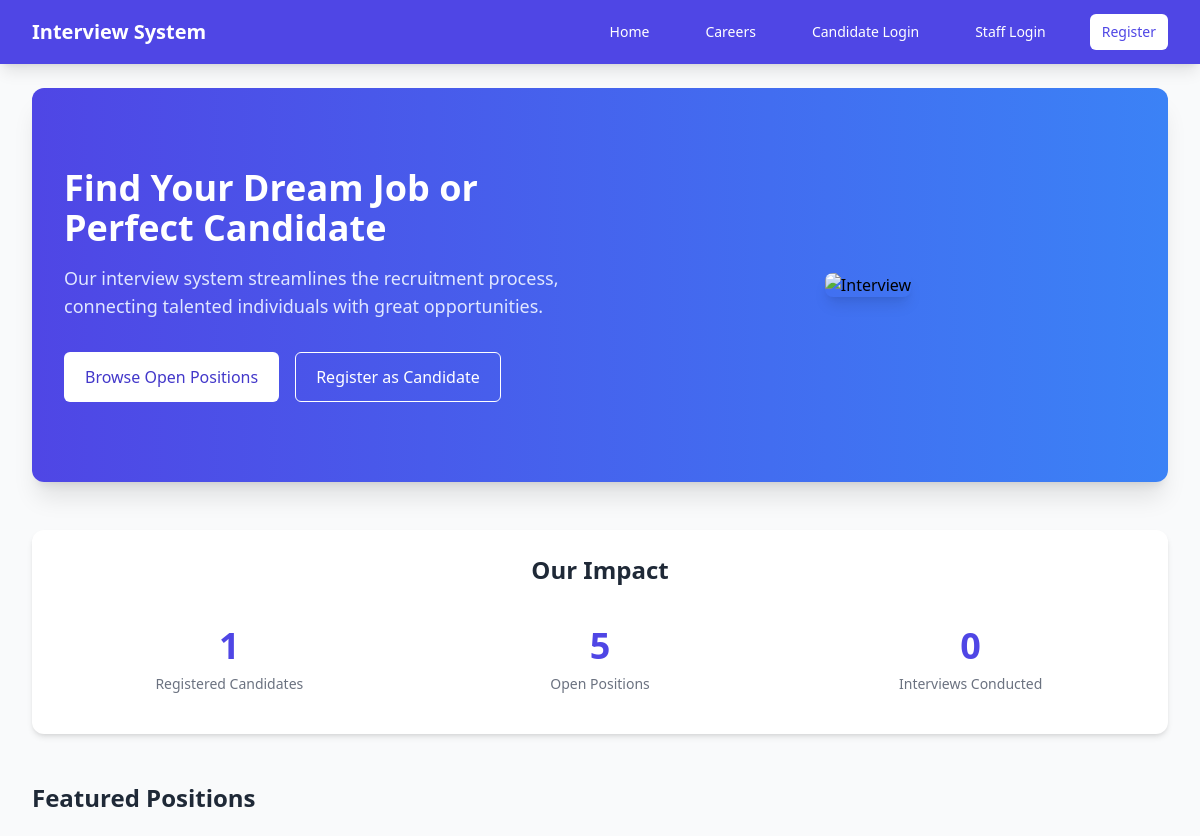
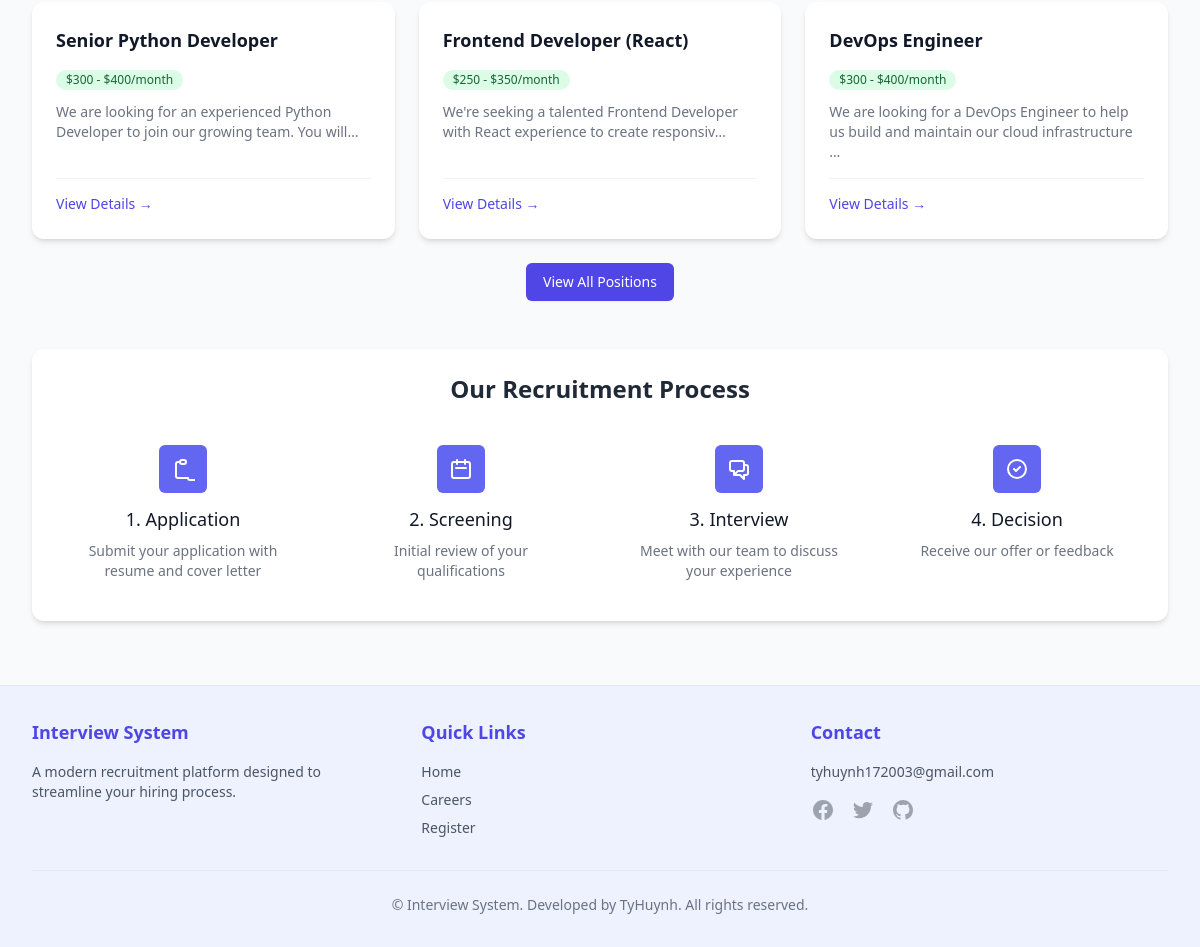
The page / on the database its author committed (2 pictures, top to bottom).
### recruitment/models.py (models this page shows, shortened)
class Position(models.Model):
    title = models.CharField(max_length=100)
    description = models.TextField()
    requirements = models.TextField()
    salary_range = models.CharField(max_length=100, blank=True, null=True)  # Thêm trường lương
    department = models.CharField(max_length=100, blank=True, null=True)  # Thêm phòng ban
    is_active = models.BooleanField(default=True)
    EMPLOYMENT_TYPES = [
        ('full_time', 'Full-time'),
        ('part_time', 'Part-time'),
        ('contract', 'Contract'),
        ('temporary', 'Temporary'),
        ('internship', 'Internship'),
        ('remote', 'Remote'),
    ]
    employment_type = models.CharField(
        max_length=20,
        choices=EMPLOYMENT_TYPES,
        default='full_time',
        verbose_name='Employment Type'
    )

### recruitment/views.py (the view)
# urls.py: 2. Add a URL to urlpatterns:  path('', views.home, name='home')
def home(request):
    upcoming_interviews = Interview.objects.filter(
        scheduled_date__gte=timezone.now(),
        status='scheduled'
    ).order_by('scheduled_date')[:5]
    open_positions = Position.objects.filter(is_active=True)
    candidates_count = Candidate.objects.count()
    interviews_count = Interview.objects.count()
    open_positions_count = open_positions.count()
    context = {
        'upcoming_interviews': upcoming_interviews,
        'open_positions': open_positions,
        'candidates_count': candidates_count,
        'interviews_count': interviews_count,
        'open_positions_count': open_positions_count,
    }
    return render(request, 'recruitment/home.html', context)

### templates/recruitment/home.html (shortened to what this page needs)
{% extends 'base.html' %}
{% block content %}
<div class="bg-gradient-to-r from-indigo-600 to-blue-500 rounded-xl shadow-xl overflow-hidden">
    <div class="max-w-7xl mx-auto px-4 sm:px-6 lg:px-8 py-12 md:py-20">
        <div class="md:flex md:items-center md:justify-between">
            <div class="md:w-1/2 mb-8 md:mb-0">
                <h1 class="text-3xl md:text-4xl font-extrabold text-white leading-tight">
                    Find Your Dream Job or Perfect Candidate
                </h1>
                <p class="mt-4 text-lg text-indigo-100 max-w-3xl">
                    Our interview system streamlines the recruitment process, connecting talented individuals with great opportunities.
                </p>
                <div class="mt-8 flex flex-wrap gap-4">
                    <a href="{% url 'recruitment:public_position_list' %}" class="inline-flex items-center justify-center px-5 py-3 border border-transparent text-base font-medium rounded-md text-indigo-700 bg-white hover:bg-indigo-50">
                        Browse Open Positions
                    </a>
                    {% if not user.is_authenticated %}
                    <a href="{% url 'recruitment:register' %}" class="inline-flex items-center justify-center px-5 py-3 border border-white text-base font-medium rounded-md text-white hover:bg-indigo-700">
                        Register as Candidate
                    </a>
                    {% endif %}
                </div>
            </div>
            <div class="md:w-1/2 flex justify-center">
                <img src="https://images.unsplash.com/photo-1573497620053-ea5300f94f21?ixlib=rb-4.0.3&ixid=MnwxMjA3fDB8MHxwaG90by1wYWdlfHx8fGVufDB8fHx8&auto=format&fit=crop&w=1170&q=80" alt="Interview" class="rounded-lg shadow-lg max-w-full h-auto" style="max-height: 300px;">
            </div>
        </div>
    </div>
</div>
<div class="mt-12 bg-white rounded-xl shadow-md overflow-hidden">
    <div class="px-4 py-5 sm:p-6">
        <h2 class="text-2xl font-bold text-gray-800 mb-6 text-center">Our Impact</h2>
        <div class="grid grid-cols-1 md:grid-cols-3 gap-6">
            <div class="text-center p-4">
                <div class="text-4xl font-bold text-indigo-600">{{ candidates_count }}</div>
                <div class="mt-2 text-sm font-medium text-gray-500">Registered Candidates</div>
            </div>
            <div class="text-center p-4">
                <div class="text-4xl font-bold text-indigo-600">{{ open_positions_count }}</div>
                <div class="mt-2 text-sm font-medium text-gray-500">Open Positions</div>
            </div>
            <div class="text-center p-4">
                <div class="text-4xl font-bold text-indigo-600">{{ interviews_count }}</div>
                <div class="mt-2 text-sm font-medium text-gray-500">Interviews Conducted</div>
            </div>
        </div>
    </div>
</div>
<div class="mt-12">
    <h2 class="text-2xl font-bold text-gray-800 mb-6">Featured Positions</h2>
    <div class="grid grid-cols-1 md:grid-cols-2 lg:grid-cols-3 gap-6">
        {% for position in open_positions|slice:":3" %}
            <div class="bg-white rounded-xl shadow-md overflow-hidden hover:shadow-lg transition-shadow duration-300 flex flex-col h-full">
                <div class="p-6 flex-grow flex flex-col">
                    <div class="flex items-center justify-between mb-3">
                        <h3 class="text-lg font-semibold text-gray-900">{{ position.title }}</h3>
                    </div>
                    {% if position.salary_range %}
                        <div class="mb-3">
                            <span class="inline-flex items-center px-2.5 py-0.5 rounded-full text-xs font-medium bg-green-100 text-green-800">
                                {{ position.salary_range }}
                            </span>
                        </div>
                    {% endif %}
                    <p class="text-sm text-gray-500 flex-grow">
                        {{ position.description|truncatechars:120 }}
                    </p>
                    <div class="mt-4 pt-3 border-t border-gray-100">
                        <a href="{% url 'recruitment:public_position_detail' position.id %}" class="text-indigo-600 hover:text-indigo-500 font-medium text-sm">
                            View Details →
                        </a>
                    </div>
                </div>
            </div>
        {% empty %}
            <div class="col-span-3 bg-gray-50 rounded-xl p-6 text-center">
                <p class="text-gray-500">No open positions available at the moment.</p>
            </div>
        {% endfor %}
    </div>
    {% if open_positions.count > 3 %}
        <div class="mt-6 text-center">
            <a href="{% url 'recruitment:public_position_list' %}" class="inline-flex items-center px-4 py-2 border border-transparent text-sm font-medium rounded-md shadow-sm text-white bg-indigo-600 hover:bg-indigo-700">
                View All Positions
            </a>
        </div>
    {% endif %}
</div>
<div class="mt-12 bg-white rounded-xl shadow-md overflow-hidden">
    <div class="px-4 py-5 sm:p-6">
        <h2 class="text-2xl font-bold text-gray-800 mb-6 text-center">Our Recruitment Process</h2>
        <div class="grid grid-cols-1 md:grid-cols-4 gap-6">
            <div class="text-center p-4">
                <div class="mx-auto h-12 w-12 flex items-center justify-center rounded-md bg-indigo-500 text-white">
                </div>
                <h3 class="mt-3 text-lg font-medium text-gray-900">1. Application</h3>
                <p class="mt-2 text-sm text-gray-500">Submit your application with resume and cover letter</p>
            </div>
            <div class="text-center p-4">
                <div class="mx-auto h-12 w-12 flex items-center justify-center rounded-md bg-indigo-500 text-white">
                    <svg class="h-6 w-6" xmlns="http://www.w3.org/2000/svg" fill="none" viewBox="0 0 24 24" stroke="currentColor">
                        <path stroke-linecap="round" stroke-linejoin="round" stroke-width="2" d="M8 7V3m8 4V3m-9 8h10M5 21h14a2 2 0 002-2V7a2 2 0 00-2-2H5a2 2 0 00-2 2v12a2 2 0 002 2z" />
                    </svg>
                </div>
                <h3 class="mt-3 text-lg font-medium text-gray-900">2. Screening</h3>
                <p class="mt-2 text-sm text-gray-500">Initial review of your qualifications</p>
            </div>
            <div class="text-center p-4">
                <div class="mx-auto h-12 w-12 flex items-center justify-center rounded-md bg-indigo-500 text-white">
                </div>
                <h3 class="mt-3 text-lg font-medium text-gray-900">3. Interview</h3>
                <p class="mt-2 text-sm text-gray-500">Meet with our team to discuss your experience</p>
            </div>
            <div class="text-center p-4">
                <div class="mx-auto h-12 w-12 flex items-center justify-center rounded-md bg-indigo-500 text-white">
                    <svg class="h-6 w-6" xmlns="http://www.w3.org/2000/svg" fill="none" viewBox="0 0 24 24" stroke="currentColor">
                        <path stroke-linecap="round" stroke-linejoin="round" stroke-width="2" d="M9 12l2 2 4-4m6 2a9 9 0 11-18 0 9 9 0 0118 0z" />
                    </svg>
                </div>
                <h3 class="mt-3 text-lg font-medium text-gray-900">4. Decision</h3>
                <p class="mt-2 text-sm text-gray-500">Receive our offer or feedback</p>
            </div>
        </div>
    </div>
</div>
{% endblock %}

### rows shown on the page
Position: title "Senior Python Developer", salary_range "$300 - $400/month", description "We are looking for an experienced Python Developer to join our growing team. You will…"
Position: title "Frontend Developer (React)", salary_range "$250 - $350/month", description "We're seeking a talented Frontend Developer with React experience to create responsiv…"
Position: title "DevOps Engineer", salary_range "$300 - $400/month", description "We are looking for a DevOps Engineer to help us build and maintain our cloud infrastructure …"

### other values the page prints
{{ candidates_count }} "1"
{{ open_positions_count }} "5"
{{ interviews_count }} "0"
